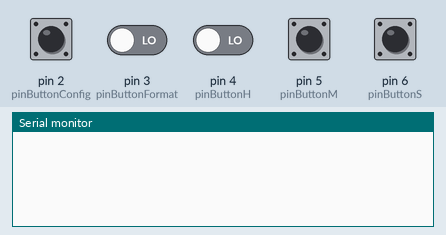
Recording of a sketch running on a simulated Arduino Uno, built with avr-gcc and run on an emulated ATmega328P. On the bench: the last lines printed to the serial monitor. The test bench sets the inputs (shaded band); at power-on: pin 2 (pinButtonConfig), pin 3 (pinButtonFormat), pin 4 (pinButtonH), pin 5 (pinButtonM), pin 6 (pinButtonS) LOW. The local clock reads 2024-03-15 10:24:30 at power-on unless the sketch sets it; EEPROM starts erased.

Above: at 3.8 s.
3.9 s: pin 2 (pinButtonConfig) pulled HIGH for 3.2 s
At 7.9 s:
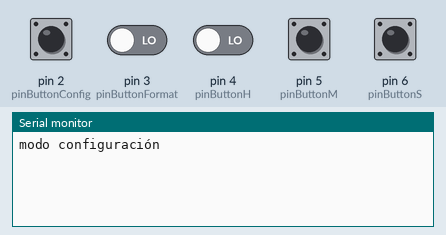
8.6 s: pin 3 (pinButtonFormat) driven HIGH and pin 4 (pinButtonH) driven HIGH
12.8 s: pin 5 (pinButtonM) pulled HIGH for 1.3 s
At 14.8 s:
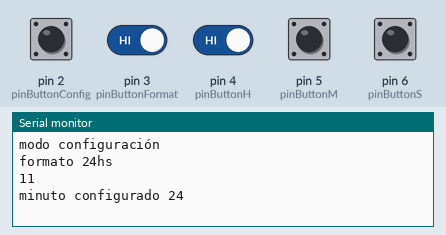
15.6 s: pin 3 (pinButtonFormat) driven LOW
17.1 s: pin 6 (pinButtonS) pulled HIGH for 1.3 s
At 19.4 s:
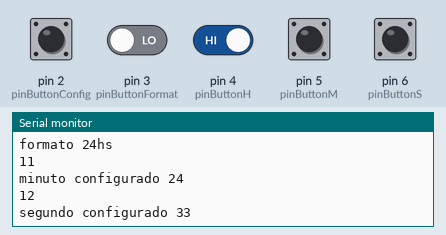
20.3 s: pin 4 (pinButtonH) driven LOW
At 22.2 s:
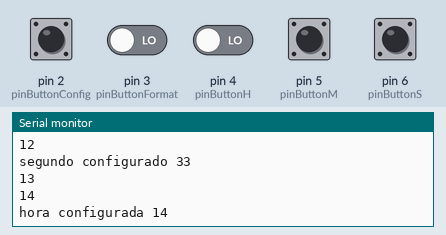
Timing chart, 0 to 23.4 s (numbered marks = the images above; inputs shaded):
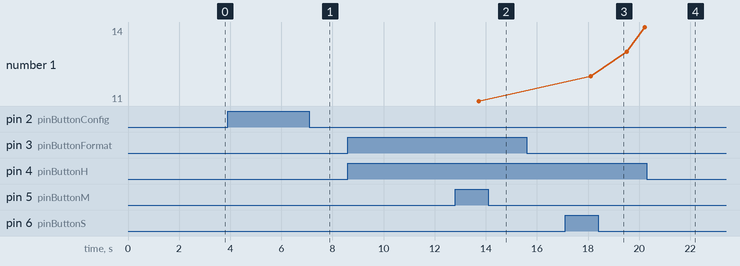

Measured:
- after the input at 3.9 s, the serial monitor: prints a new line after 3.1 s (image 1)
- after the input at 12.8 s, the serial monitor: prints a new line after 1.6 s (image 2)
- after the input at 17.1 s, the serial monitor: prints a new line after 1.7 s (image 3)
- after the input at 20.3 s, the serial monitor: prints a new line after 0.62 s (image 4)

The sketch:

pyde_rtc_first.ino
```cpp
#include <Wire.h>     // incluye libreria para interfaz I2C
#include <RTClib.h>     // incluye libreria para el manejo del modulo RTC
#include <EEPROM.h>     // para el manejo de retención de estados

RTC_DS3231 rtc;     // crea objeto del tipo RTC_DS3231

//variables
int xhour,xminute,xsecond;
int set_hour, set_minute, set_second;
int lastState;

//pin set
const int pinButtonConfig = 2;
const int pinButtonFormat = 3;
const int pinButtonH = 4;
const int pinButtonM = 5;
const int pinButtonS = 6;

//flags
bool configFlag = false;
bool hourFlag = false;
bool minuteFlag = false;
bool secondFlag = false;
bool aplicarFlag = false;
bool changeFormat = false;

void setup() {
  Serial.begin(9600);

  if (! rtc.begin()) {     // si falla la inicializacion del modulo
   Serial.println("Modulo RTC no encontrado !");
   while (1);
  }
  if (rtc.lostPower()) {      // si hay problemas de energia
    Serial.println("RTC lost power, let's set the time!");
    rtc.adjust(DateTime(F(__DATE__), F(__TIME__)));
  }

  //setting inputs
  pinMode(pinButtonConfig, INPUT);
  pinMode(pinButtonFormat, INPUT);
  pinMode(pinButtonH, INPUT);
  pinMode(pinButtonM, INPUT);
  pinMode(pinButtonS, INPUT);

  //rtc.adjust(DateTime(__DATE__, __TIME__));
}

void loop() {

  while(configFlag == false) {

    //para después de haber desconectado el arduino

    //recuerda la configuracion del tiempo
    DateTime nowTime = rtc.now();
    //para poder cambiar el tiempo desde el que esta establecido
    xhour = nowTime.hour();
    xminute = nowTime.minute();
    xsecond = nowTime.second();
    //mantener los tiempos configurados
    set_hour = nowTime.hour();
    set_minute = nowTime.minute();
    set_second = nowTime.second();
    //recuerda el estado ya escrito en el eeprom
    lastState = EEPROM.read(0);

    //muestrar el tiempo
    printTime();

    // ir a modo configuracion
    while (digitalRead(pinButtonConfig) == HIGH) {
      delay(3000);
      if (digitalRead(pinButtonConfig) == HIGH && configFlag == false) {
        Serial.println("modo configuración");
        configFlag = true;
      }
    }
  }

  //modo configuracion
  while(configFlag == true) {
    //reset de estados
    hourFlag = false;
    minuteFlag = false;
    secondFlag = false;
    aplicarFlag = false;
    changeFormat = false;

    //aplicar cambios
    while (digitalRead(pinButtonConfig) == HIGH) {
      delay(3000);
      if (digitalRead(pinButtonConfig) == HIGH && configFlag == true) {
        rtc.adjust(DateTime(2011, 11, 11, set_hour, set_minute, set_second));
        Serial.println("cambios aplicados (soltar el botón para imprimir el tiempo)");
        configFlag = false;
      }
    }
    //cambiar entre formato 24hs y 12hsAM/PM
    while (digitalRead(pinButtonFormat) == HIGH && changeFormat == false) {
      delay(3000);
      if (digitalRead(pinButtonFormat) == HIGH) {
        if ( lastState == 40 ) {
          Serial.println("formato AM/PM");
          EEPROM.write(0, 39);
          lastState = EEPROM.read(0);
        }
        else {
          Serial.println("formato 24hs");
          EEPROM.write(0, 40);
          lastState = EEPROM.read(0);
        }
        changeFormat = true;
      }
    }
    //configurar horas
    while (digitalRead(pinButtonH) == HIGH && hourFlag == false) {
      delay(700);
      if (digitalRead(pinButtonH) == HIGH) {
        xhour ++;
        if (xhour > 23) {
          xhour = 0;
        }
        Serial.println(xhour);
      }
      else {
        set_hour = xhour;
        Serial.print("hora configurada ");
        Serial.println(set_hour);
      }
      hourFlag = true;
    }
    //configurar minutos
    while (digitalRead(pinButtonM) == HIGH && minuteFlag == false) {
      delay(700);
      if (digitalRead(pinButtonM) == HIGH) {
        xminute ++;
        if (xminute >= 60) {
          xminute = 0;
        }
        Serial.println(xminute);
      }
      else {
        set_minute = xminute;
        Serial.print("minuto configurado ");
        Serial.println(set_minute);
      }
      minuteFlag = true;
    }
    //configurar segundos
    while (digitalRead(pinButtonS) == HIGH && secondFlag == false) {
      delay(700);
      if (digitalRead(pinButtonS) == HIGH) {
        xsecond ++;
        if (xsecond >= 60) {
          xsecond = 0;
        }
        Serial.println(xsecond);
      }
      else {
        set_second = xsecond;
        Serial.print("segundo configurado ");
        Serial.println(set_second);
      }
      secondFlag = true;
    }
  }
}

void printTime() {
  DateTime nowTime = rtc.now();
  if ( lastState == 39 ) {    //esta en formato AM/PM
    Serial.print(nowTime.twelveHour());
    Serial.print(":");
    Serial.print(nowTime.minute());
    Serial.print(":");
    Serial.print(nowTime.second());
    Serial.print(" ");
    if (nowTime.isPM() == 0){
       Serial.println("AM");
    }
    else{
      Serial.println("PM");
    }
  }
  if ( lastState == 40 ) {    //esta en formato 24hs
    Serial.print(nowTime.hour());
    Serial.print(":");
    Serial.print(nowTime.minute());
    Serial.print(":");
    Serial.println(nowTime.second());
  }
  //imprimir a cada segundo
  delay(1000);
}
```
